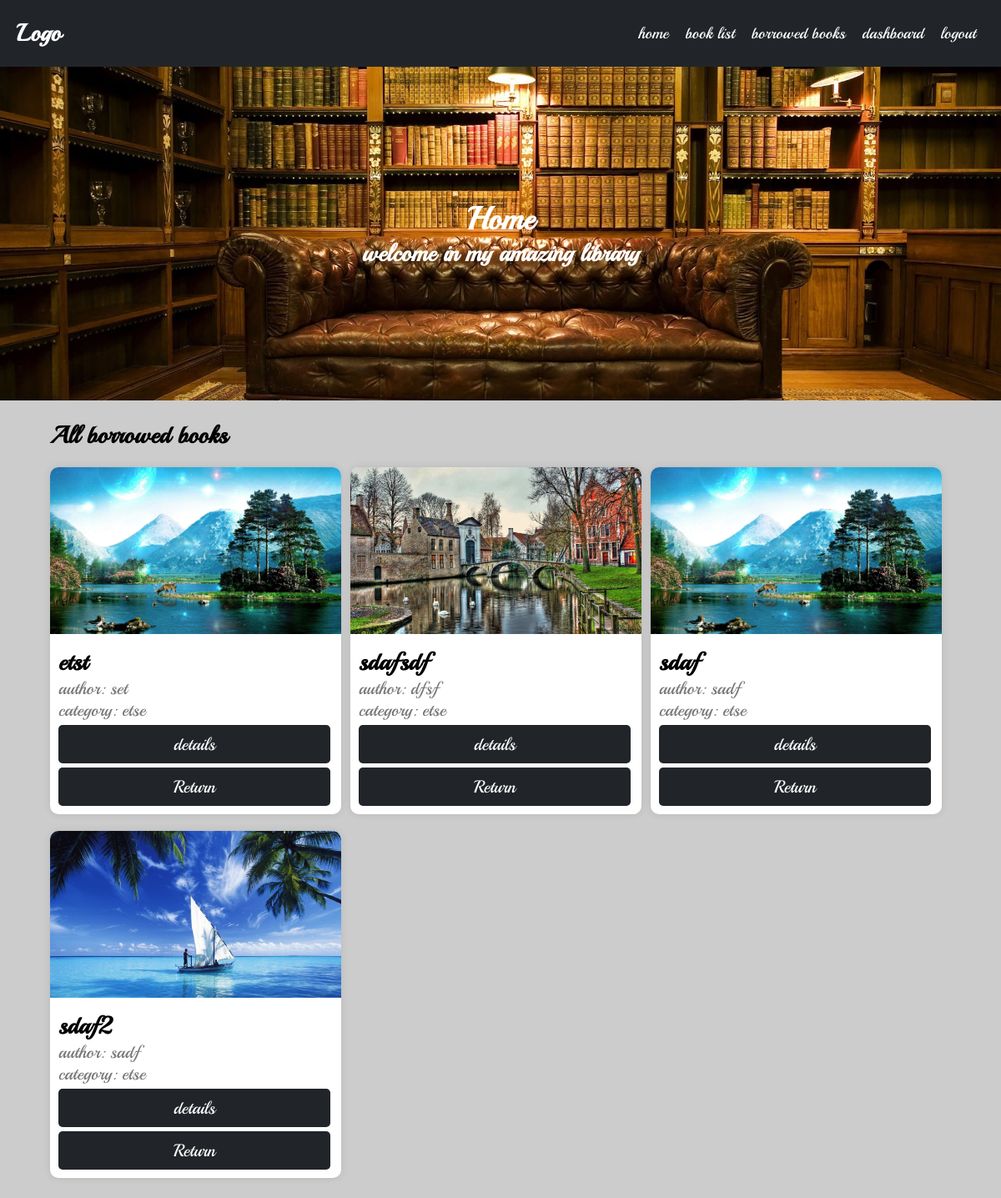
Page /books/borrowed/ (signed in) on the earlier database version.
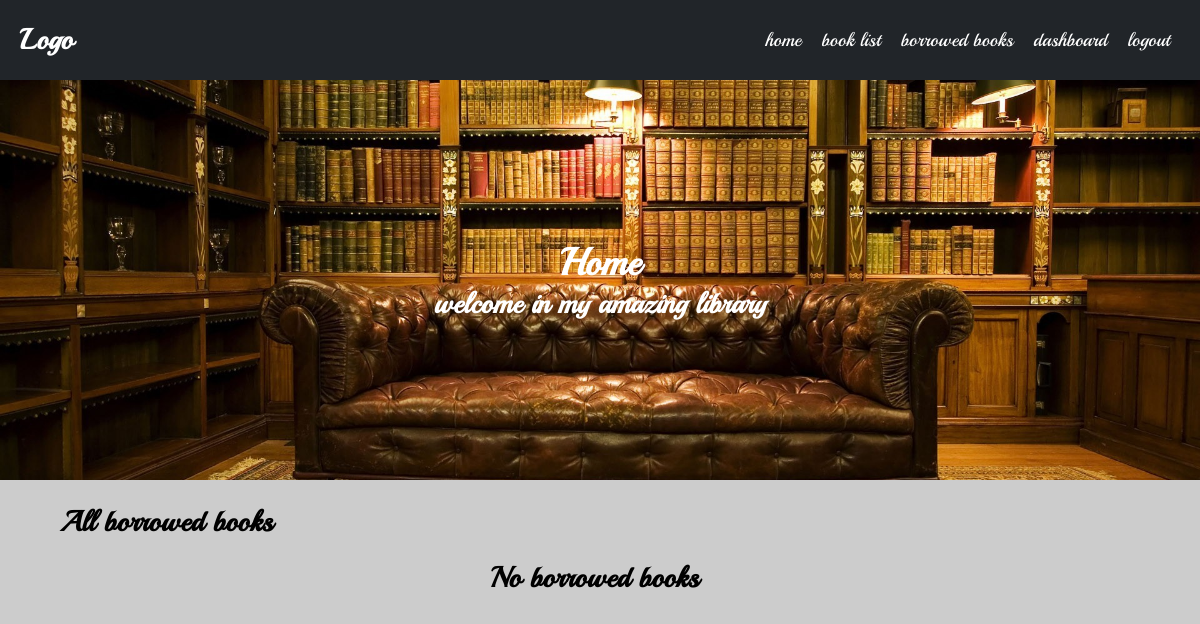
Same page on the later database version.
### books/models.py (models this page shows, shortened)
class Book(BasicModel):
    uploaded_by = models.ForeignKey(User, on_delete=models.CASCADE, related_name='books')
    category = models.ForeignKey(Category, on_delete=models.CASCADE, related_name='books')
    viewers = models.ManyToManyField(User, through=Viewers, related_name='viewed_books')
    title = models.CharField(max_length=100)
    author = models.CharField(max_length=100)
    price = models.DecimalField(max_digits=5, decimal_places=2)
    description = models.TextField()
    borrower = models.ForeignKey(User, on_delete=models.SET_NULL, related_name='borrowed_books', null=True, blank=True)
    objects = BookManager()
    class Meta:
        verbose_name = 'Book'
        verbose_name_plural = 'Books'

class BookImage(BasicModel):
    image = models.ImageField(upload_to=book_cover_path, null=True, blank=True)
    book = models.OneToOneField(Book, on_delete=models.CASCADE, related_name='image', null=True, blank=True)
    class Meta:
        verbose_name = 'Book Image'
        verbose_name_plural = 'Book Images'
    @property
    def url(self):
        return self.image.url

### categories/models.py (models this page shows)
class Category(BasicModel):
    title = models.CharField(max_length=100)
    class Meta:
        verbose_name = 'Category'
        verbose_name_plural = 'Categories'
    def __str__(self):
        return self.title

### books/views.py (the view)
# urls.py: path('borrowed/', views.BorrowedBookListView.as_view(), name='borrowed_books'),
class BorrowedBookListView(ListView):
    queryset = Book.objects.active()
    template_name = 'books/borrowed_books_list.html'
    def get_queryset(self):
        return self.queryset.get_borrowed_by_user(self.request.user)

### books/models.py (called while the page is built)
    def get_borrowed_by_user(self, user):
        return self.filter(borrower=user)

### templates/books/borrowed_books_list.html (shortened to what this page needs)
{% extends 'base.html' %}
{% load static %}
{% load custom_filters %}
{% block content %}
<div class="container">
    <div class="w-100">
        <h2 class="text-left">All borrowed books</h2>
    </div>
    <div class="row" id="borrowed_book_list">
        {% if object_list|length == 0 %}
            <div class="col-12">
                    <h2 class="text-center">No borrowed books</h2>
            </div>
        {% else %}
            {% for book in object_list %}
            <div class="col-xs-12 col-sm-6 col-md-4 col-lg-3">
                <div class="card">
                    <img src={{book.image.url}} alt="book image">
                    <div class="card-body">
                        <h2 class="card-title">{{book.title}}</h2>
                        <span>author: {{book.author}}</span>
                        <span>category: {{book.category}}</span>
                        <div class="row w-100">
                            <div class="col-12 text-center">
                                <button class="btn-6 btn-dark" onclick="urlRedirect(`{% url 'book_details' book.slug %}`)">
                                    details
                                </button>
                                <button class="btn-6 btn-dark" onclick="urlRedirect('{% url 'return_book' book.slug %}')">Return</button>
                            </div>
                        </div>
                    </div>
                </div>
            </div>
            {% endfor %}
        {% endif %}
    </div>
</div>
{% endblock %}

Differences in the rows shown:
no longer on this page (row edited): Book: image (picture), title "etst", author "set", category "etse"
no longer on this page (row edited): Book: image (picture), title "sdafsdf", author "dfsf", category "etse"
no longer on this page (row edited): Book: image (picture), title "sdaf", author "sadf", category "etse"
no longer on this page (row edited): Book: image (picture), title "sdaf2", author "sadf", category "etse"
Other differences:
text now shown: "No borrowed books"
